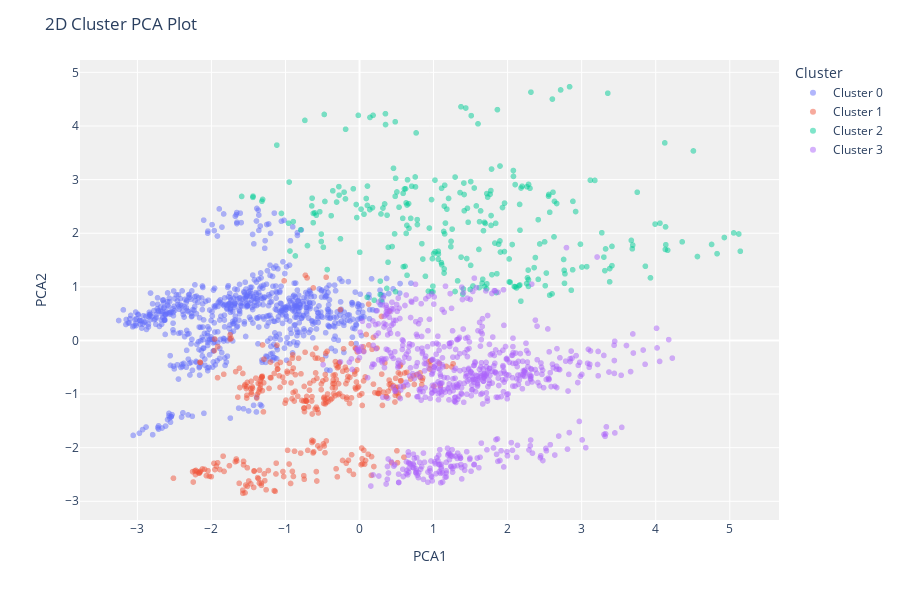

Notebook code for this chart:
### Code cell
c.plot_model(kmeans, plot='cluster')
c.plot_model(kmeans,"elbow")

### Figure 1 — Plotly figure (JSON) as saved in the notebook; plotly's stock layout.template omitted (floating-point values rounded to 4 significant figures; data arrays with more than 128 entries replaced by an {"elided": "..."} marker saying what was removed)
{"data": [{"customdata": {"elided": "729x1 int values"}, "hovertemplate": "Cluster=Cluster 0<br>PCA1=%{x}<br>PCA2=%{y}<br>Feature=%{customdata[0]}<extra></extra>", "legendgroup": "Cluster 0", "marker": {"color": "#636efa", "opacity": 0.5, "symbol": "circle"}, "mode": "markers", "name": "Cluster 0", "showlegend": true, "textposition": "top center", "type": "scattergl", "x": {"elided": "729 float values"}, "xaxis": "x", "y": {"elided": "729 float values"}, "yaxis": "y"}, {"customdata": {"elided": "353x1 int values"}, "hovertemplate": "Cluster=Cluster 1<br>PCA1=%{x}<br>PCA2=%{y}<br>Feature=%{customdata[0]}<extra></extra>", "legendgroup": "Cluster 1", "marker": {"color": "#EF553B", "opacity": 0.5, "symbol": "circle"}, "mode": "markers", "name": "Cluster 1", "showlegend": true, "textposition": "top center", "type": "scattergl", "x": {"elided": "353 float values"}, "xaxis": "x", "y": {"elided": "353 float values"}, "yaxis": "y"}, {"customdata": {"elided": "271x1 int values"}, "hovertemplate": "Cluster=Cluster 2<br>PCA1=%{x}<br>PCA2=%{y}<br>Feature=%{customdata[0]}<extra></extra>", "legendgroup": "Cluster 2", "marker": {"color": "#00cc96", "opacity": 0.5, "symbol": "circle"}, "mode": "markers", "name": "Cluster 2", "showlegend": true, "textposition": "top center", "type": "scattergl", "x": {"elided": "271 float values"}, "xaxis": "x", "y": {"elided": "271 float values"}, "yaxis": "y"}, {"customdata": {"elided": "647x1 int values"}, "hovertemplate": "Cluster=Cluster 3<br>PCA1=%{x}<br>PCA2=%{y}<br>Feature=%{customdata[0]}<extra></extra>", "legendgroup": "Cluster 3", "marker": {"color": "#ab63fa", "opacity": 0.5, "symbol": "circle"}, "mode": "markers", "name": "Cluster 3", "showlegend": true, "textposition": "top center", "type": "scattergl", "x": {"elided": "647 float values"}, "xaxis": "x", "y": {"elided": "647 float values"}, "yaxis": "y"}], "layout": {"height": 600, "legend": {"title": {"text": "Cluster"}, "tracegroupgap": 0}, "margin": {"t": 60}, "plot_bgcolor": "rgb(240,240,240)", "title": {"text": "2D Cluster PCA Plot"}, "xaxis": {"anchor": "y", "domain": [0, 1], "title": {"text": "PCA1"}}, "yaxis": {"anchor": "x", "domain": [0, 1], "title": {"text": "PCA2"}}}}
